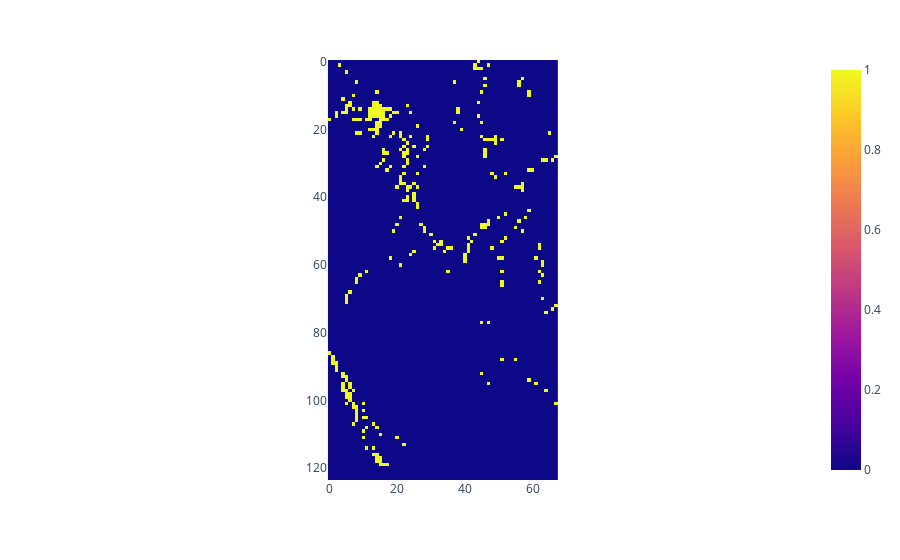

The notebook cell this image was saved under:
### Code cell
px.imshow(map).show()

### Figure 1 — Plotly figure (JSON) as saved in the notebook; plotly's stock layout.template omitted (floating-point values rounded to 4 significant figures; data arrays with more than 128 entries replaced by an {"elided": "..."} marker saying what was removed)
{"data": [{"coloraxis": "coloraxis", "hovertemplate": "x: %{x}<br>y: %{y}<br>color: %{z}<extra></extra>", "name": "0", "type": "heatmap", "xaxis": "x", "yaxis": "y", "z": {"elided": "124x68 int values"}}], "layout": {"coloraxis": {"colorscale": [[0, "#0d0887"], [0.1111, "#46039f"], [0.2222, "#7201a8"], [0.3333, "#9c179e"], [0.4444, "#bd3786"], [0.5556, "#d8576b"], [0.6667, "#ed7953"], [0.7778, "#fb9f3a"], [0.8889, "#fdca26"], [1, "#f0f921"]]}, "margin": {"t": 60}, "xaxis": {"anchor": "y", "constrain": "domain", "domain": [0, 1], "scaleanchor": "y"}, "yaxis": {"anchor": "x", "autorange": "reversed", "constrain": "domain", "domain": [0, 1]}}}
